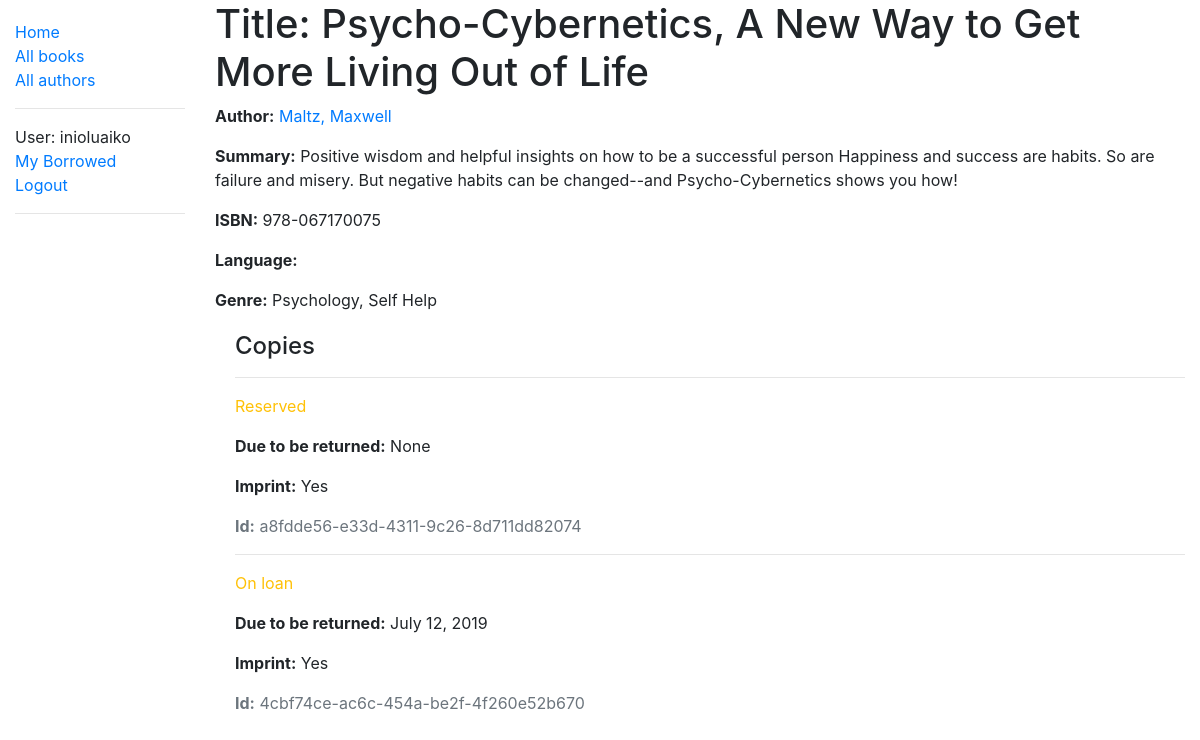
Before: /catalog/book/2 (signed in) with the older database file.
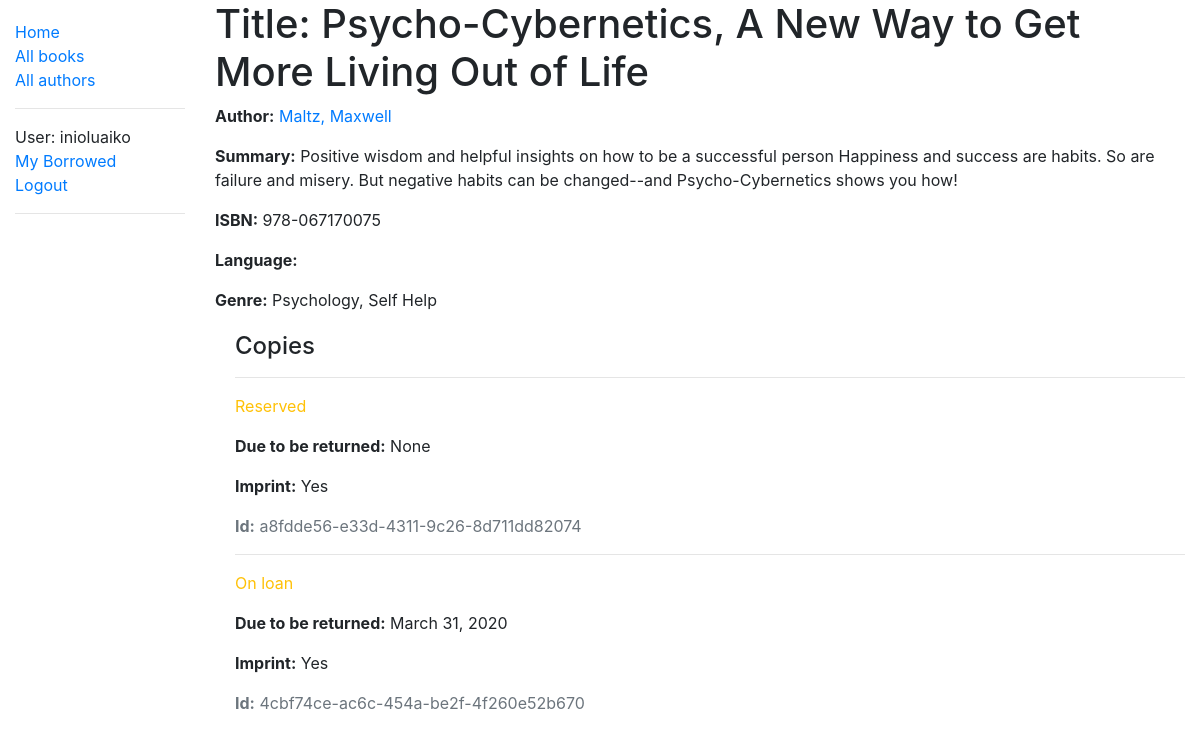
After: the same page with the newer database file.
### catalog/models.py (models this page shows, shortened)
class BookInstance(models.Model):
    id = models.UUIDField(
        primary_key=True,
        default=uuid.uuid4,
        help_text="Unique ID for this particular book across whole library",
    )
    book = models.ForeignKey("Book", on_delete=models.SET_NULL, null=True)
    imprint = models.CharField(max_length=200)
    due_back = models.DateField(null=True, blank=True)
    book_borrower = models.ForeignKey(
        User, on_delete=models.SET_NULL, null=True, blank=True
    )
    book_quality = models.CharField(max_length=200)
    LOAN_STATUS = (
        ("m", "Maintenance"),
        ("o", "On loan"),
        ("a", "Available"),
        ("r", "Reserved"),
    )
    status = models.CharField(
        max_length=1,
        choices=LOAN_STATUS,
        blank=True,
        default="m",
        help_text="Book availability",
    )
    class Meta:
        ordering = ["due_back"]
        permissions = (("can_mark_returned", "Set book as returned"),)

### catalog/views.py (the view)
# urls.py: re_path(r'^book/(?P<pk>\d+)$', views.BookDetailView.as_view(), name='book-detail'),
class BookDetailView(LoginRequiredMixin, generic.DetailView):
    model = Book

### catalog/models.py (called while the page is built)
    def __str__(self):
        return self.name

    def __str__(self):
        return f"{self.last_name}, {self.first_name}"

### catalog/templates/catalog/book_detail.html
{% extends "base_generic.html" %}
{% block content %}
<h1>Title: {{ book.title }}</h1>
<p><strong>Author:</strong> <a href="{% url 'author-detail' book.author.pk %}">{{ book.author }}</a></p>
<p><strong>Summary:</strong> {{ book.summary }}</p>
<p><strong>ISBN:</strong> {{ book.isbn }}</p>
<p><strong>Language:</strong> {{ book.language }}</p>
<p><strong>Genre:</strong> {% for genre in book.genre.all %} {{ genre }}{% if not forloop.last %},
  {% endif %}{% endfor %}</p>
<div style="margin-left:20px;margin-top:20px">
  <h4>Copies</h4>
  {% for copy in book.bookinstance_set.all %}
  <hr>
  <p
    class="{% if copy.status == 'a' %}text-success{% elif copy.status == 'm' %}text-danger{% else %}text-warning{% endif %}">
    {{ copy.get_status_display }}</p>
  {% if copy.status != 'a' %}
  <p><strong>Due to be returned:</strong> {{copy.due_back}}</p>
  {% endif %}
  <p><strong>Imprint:</strong> {{copy.imprint}}</p>
  <p class="text-muted"><strong>Id:</strong> {{copy.id}}</p>
  {% endfor %}
</div>
{% endblock %}

Changed rows visible on the page:
changed BookInstance "On loan": due_back "July 12, 2019" → "March 31, 2020"
